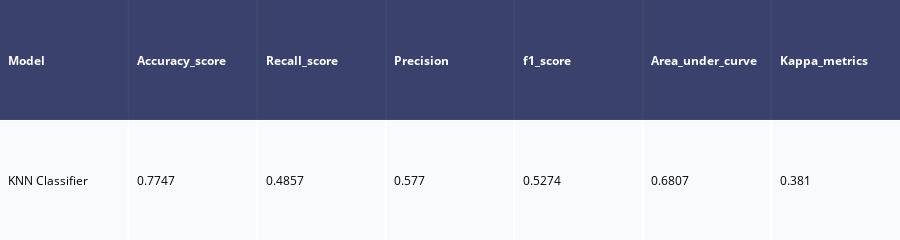

This figure's notebook cell:
### Code cell
table = ff.create_table(np.round(df,4))
py.iplot(table)

### Figure 1 — Plotly figure (JSON) as saved in the notebook; plotly's stock layout.template omitted (floating-point values rounded to 4 significant figures)
{"data": [{"colorscale": [[0, "#00083e"], [0.5, "#ededee"], [1, "#ffffff"]], "hoverinfo": "none", "opacity": 0.75, "showscale": false, "type": "heatmap", "z": [[0, 0, 0, 0, 0, 0, 0], [0.5, 0.5, 0.5, 0.5, 0.5, 0.5, 0.5]]}], "layout": {"annotations": [{"align": "left", "font": {"color": "#ffffff"}, "showarrow": false, "text": "<b>Model</b>", "x": -0.45, "xanchor": "left", "xref": "x", "y": 0, "yref": "y"}, {"align": "left", "font": {"color": "#ffffff"}, "showarrow": false, "text": "<b>Accuracy_score</b>", "x": 0.55, "xanchor": "left", "xref": "x", "y": 0, "yref": "y"}, {"align": "left", "font": {"color": "#ffffff"}, "showarrow": false, "text": "<b>Recall_score</b>", "x": 1.55, "xanchor": "left", "xref": "x", "y": 0, "yref": "y"}, {"align": "left", "font": {"color": "#ffffff"}, "showarrow": false, "text": "<b>Precision</b>", "x": 2.55, "xanchor": "left", "xref": "x", "y": 0, "yref": "y"}, {"align": "left", "font": {"color": "#ffffff"}, "showarrow": false, "text": "<b>f1_score</b>", "x": 3.55, "xanchor": "left", "xref": "x", "y": 0, "yref": "y"}, {"align": "left", "font": {"color": "#ffffff"}, "showarrow": false, "text": "<b>Area_under_curve</b>", "x": 4.55, "xanchor": "left", "xref": "x", "y": 0, "yref": "y"}, {"align": "left", "font": {"color": "#ffffff"}, "showarrow": false, "text": "<b>Kappa_metrics</b>", "x": 5.55, "xanchor": "left", "xref": "x", "y": 0, "yref": "y"}, {"align": "left", "font": {"color": "#000000"}, "showarrow": false, "text": "KNN Classifier", "x": -0.45, "xanchor": "left", "xref": "x", "y": 1, "yref": "y"}, {"align": "left", "font": {"color": "#000000"}, "showarrow": false, "text": "0.7747", "x": 0.55, "xanchor": "left", "xref": "x", "y": 1, "yref": "y"}, {"align": "left", "font": {"color": "#000000"}, "showarrow": false, "text": "0.4857", "x": 1.55, "xanchor": "left", "xref": "x", "y": 1, "yref": "y"}, {"align": "left", "font": {"color": "#000000"}, "showarrow": false, "text": "0.577", "x": 2.55, "xanchor": "left", "xref": "x", "y": 1, "yref": "y"}, {"align": "left", "font": {"color": "#000000"}, "showarrow": false, "text": "0.5274", "x": 3.55, "xanchor": "left", "xref": "x", "y": 1, "yref": "y"}, {"align": "left", "font": {"color": "#000000"}, "showarrow": false, "text": "0.6807", "x": 4.55, "xanchor": "left", "xref": "x", "y": 1, "yref": "y"}, {"align": "left", "font": {"color": "#000000"}, "showarrow": false, "text": "0.381", "x": 5.55, "xanchor": "left", "xref": "x", "y": 1, "yref": "y"}], "height": 110, "margin": {"b": 0, "l": 0, "r": 0, "t": 0}, "xaxis": {"dtick": 1, "gridwidth": 2, "showticklabels": false, "tick0": -0.5, "ticks": "", "zeroline": false}, "yaxis": {"autorange": "reversed", "dtick": 1, "gridwidth": 2, "showticklabels": false, "tick0": 0.5, "ticks": "", "zeroline": false}}}
